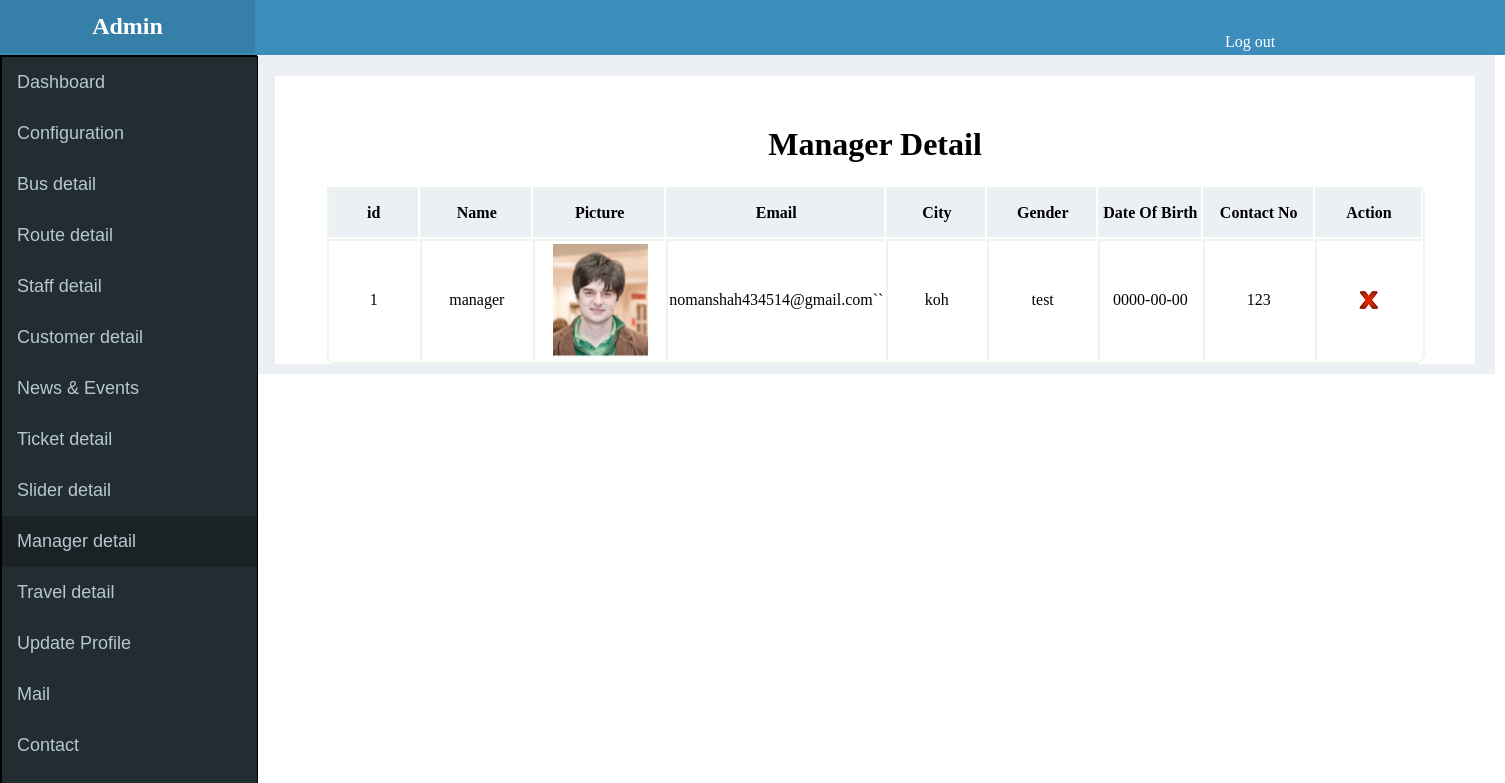
Page /admin/manager.php (signed in) on the committed database.
### tables this page shows
CREATE TABLE IF NOT EXISTS `user_tbl` (
  `user_id` int(11) NOT NULL,
  `user_name` varchar(255) NOT NULL,
  `user_fullname` varchar(255) NOT NULL,
  `password` varchar(255) NOT NULL,
  `user_type` varchar(255) NOT NULL,
  `status` varchar(255) NOT NULL,
  `user_photo` varchar(255) NOT NULL,
  `email` varchar(255) NOT NULL,
  `city` varchar(255) NOT NULL,
  `gender` varchar(255) NOT NULL,
  `date_birth` date NOT NULL,
  `contact_no` int(255) NOT NULL
);

### admin/classes/general.class.php (called while the page is built, shortened)
	<?php
class general
{
	function table_data($table,$where,$order,$limit)
	{
		$query = "select * from ".$table." ".$where." ".$order." ".$limit;
		$conn = mysqli_connect(HOST,USER,PASS,DB);
		$sql = mysqli_query($conn,$query);
		$i=0;
		while($row = mysqli_fetch_assoc($sql))
		{
			$data[$i] = $row;
			$i++;
		}
		return $data;
	}
}
?>

### admin/classes/login.class.php (called while the page is built, shortened)
<?php
class login
{
	function check_login()
	{
		$conn = mysqli_connect(HOST,USER,PASS,DB);
		 $query = "select * from user_tbl where user_id = ".$_SESSION['webapp']['user']['user_id'];
		$sql = mysqli_query($conn,$query);
		$data = mysqli_num_rows($sql);
	}
}
?>

### admin/manager.php (the view, shortened to what this page needs)
<?php
$check = new login;
$check->check_login();
?>
<body>
<?php include(ADMIN_PATH.'include/header.php'); ?>
<?php include(ADMIN_PATH.'include/sidbar.php'); ?>
<?php
	$gen = new general;
	$table_data = $gen->table_data('user_tbl','where user_type = "manager"',"order by user_id asc","");
	?>
		<htlm>
<head>
<link rel="stylesheet" href="css/style.css">
</head>
<body>
<div class="main_body">
<div class="main_inner">
	<h1  style=" text-align:center;padding-top:50px;"> Manager Detail </h1>
<table style="border-bottom:2px solid #ECF5ED;border-right:2px solid #ECF5ED; width:1100px;margin:0 auto;border-radius:10px;">
<tr>
       <th style="background-color:#ECF0F5;height:50px;width:150px;border-color:#ECF5ED;">
		id
	</th>
	  <th style="background-color:#ECF0F5;height:50px;width:150px;border-color:#ECF5ED;">
		Name
	</th>
	  <th style="background-color:#ECF0F5;height:50px;width:150px;border-color:#ECF5ED;">
		Picture
	</th>
	  <th style="background-color:#ECF0F5;height:50px;width:150px;border-color:#ECF5ED;">
		Email
	</th>
		<th style="background-color:#ECF0F5;height:50px;width:150px;border-color:#ECF5ED;">City</th>
		<th style="background-color:#ECF0F5;height:50px;width:150px;border-color:#ECF5ED;">Gender</th>
		<th style="background-color:#ECF0F5;height:50px;width:150px;border-color:#ECF5ED;">Date Of Birth</th>
		<th style="background-color:#ECF0F5;height:50px;width:150px;border-color:#ECF5ED;">Contact No</th>
	<th style="background-color:#ECF0F5;height:50px;width:150px;border-color:#ECF5ED;">
		Action
	</th>
</tr>
<?php
	$counter=0;
	 foreach($table_data as $each_row) { $counter++ ?>
<tr style="border-bottom:1px solid #000;">
		<td style="background-color:#FFFFFF;height:50px;width:150px;border-color:#ECF5ED;">
	<?php echo $counter; ?>
	</td>
		<td style="background-color:#FFFFFF;height:50px;width:150px;border-color:#ECF5ED;">
	<?php echo $each_row['user_name'] ?>
	</td>
		<td style="background-color:#FFFFFF;height:50px;width:150px;border-color:#ECF5ED;">
	<img src="image/<?php echo $each_row['user_photo']; ?>" style="max-width:100px;">
	</td>
		<td style="background-color:#FFFFFF;height:50px;width:150px;border-color:#ECF5ED;">
	<?php echo $each_row['email'] ?>
	</td>
		<td style="background-color:#FFFFFF;height:50px;width:150px;border-color:#ECF5ED;">
	<?php echo $each_row['city'] ?>
	</td>
		<td style="background-color:#FFFFFF;height:50px;width:150px;border-color:#ECF5ED;">
	<?php echo $each_row['gender'] ?>
	</td>
		<td style="background-color:#FFFFFF;height:50px;width:150px;border-color:#ECF5ED;">
	<?php echo $each_row['date_birth'] ?>
	</td>
			<td style="background-color:#FFFFFF;height:50px;width:150px;border-color:#ECF5ED;">
		<?php echo $each_row['contact_no'] ?>
		</td>
		<td style="background-color:#FFFFFF;height:50px;width:150px;border-color:#ECF5ED;">
		<a onClick="return confirmation();" href="<?php echo ADMIN_URL.'manager.php?delete='.$each_row['user_id'] ?>"><img src="image/delete.png"></a>
		</td>
	</tr>
 <?php  } ?>
	</table>
	</div>
	</div>
</body>
</html>

### admin/css/style.css (style rules this page uses)
body { padding:0 auto; margin:0 auto; }
.main_body { width:1240px; height:auto; background-color:#ECF0F5; padding-bottom:10px; margin-left:255px; margin-top:55px; float:left; }
.main_inner { width:1200px; height:auto; background-color:#FFFFFF; margin-left:20px; margin-top:20px; }

### admin/manager.php (style rules this page uses)
table tr td { text-align:center;border-top:2px solid #000;border-left:2px solid #000;background-color:#FFFFFF; }
table tr th { text-align:center;border-top:2px solid #000;border-left:2px solid #000;background-color:#FFFFFF; }

### rows in the picture
user_tbl: user_name "manager", user_photo (picture), email "nomanshah434514@gmail.com``", city "koh", gender "test", date_birth "0000-00-00", contact_no "123"
